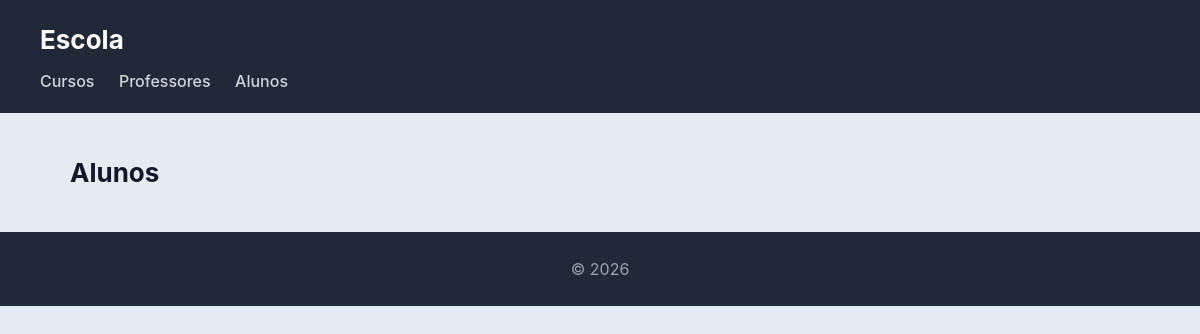
The page /escola/alunos/ on the database as committed earlier.
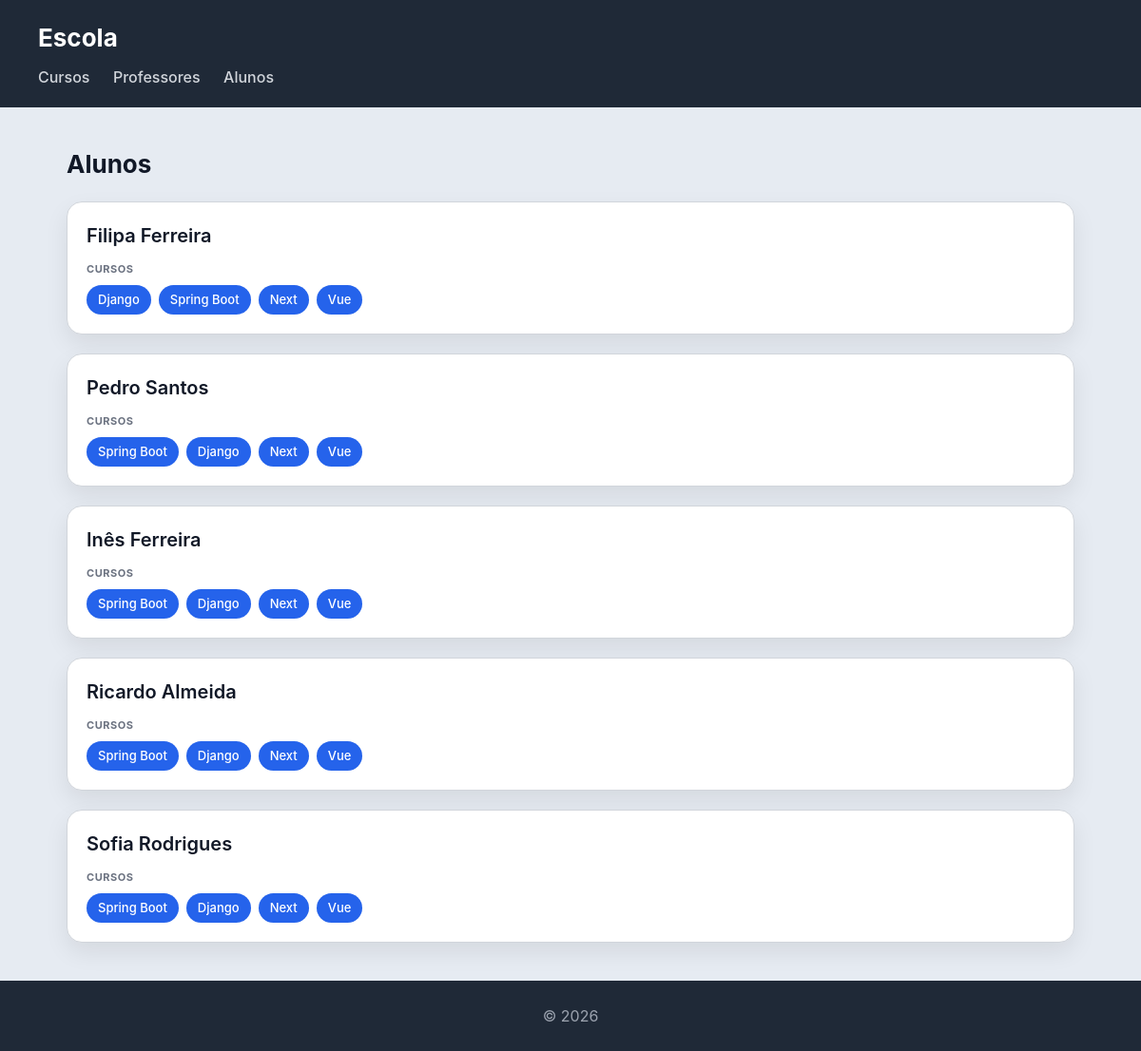
The same page on the database as committed later.
### escola/models.py (models this page shows, shortened)
class Aluno(models.Model):
    nome = models.CharField(max_length=100)
    numero = models.CharField(max_length=20, unique=True)

class Curso(models.Model):
    nome = models.CharField(max_length=100)
    imagem = models.ImageField(upload_to='cursos/')
    professor = models.ForeignKey(Professor, on_delete=models.CASCADE, related_name='cursos')
    alunos = models.ManyToManyField(Aluno, related_name='cursos')

### escola/views.py (the view)
# urls.py: path('alunos/', views.alunos_view, name='alunos'),
def alunos_view(request):
    alunos = Aluno.objects.prefetch_related('cursos').all()
    return render(request, 'escola/alunos.html', {'alunos': alunos})

### escola/templates/escola/alunos.html
{% extends "escola/base.html" %}
{% block content %}
<h2>Alunos</h2>
<section>
    {% for aluno in alunos %}
        <article>
            <header>
                <h3>{{ aluno.nome }}</h3>
            </header>
            <section>
                <h4>Cursos</h4>
                <ul>
                    {% for curso in aluno.cursos.all %}
                        <li>
                            <a href="{% url 'curso' curso.id %}">
                                {{ curso.nome }}
                            </a>
                        </li>
                    {% empty %}
                        <li>Sem cursos</li>
                    {% endfor %}
                </ul>
            </section>
        </article>
    {% endfor %}
</section>
{% endblock %}

Rows that differ between the two databases and show on the page:
added Aluno: nome "Filipa Ferreira"
added Curso: nome "Django"
added Curso: nome "Spring Boot"
added Curso: nome "Next"
added Curso: nome "Vue"
added Aluno: nome "Pedro Santos"
added Aluno: nome "Inês Ferreira"
added Aluno: nome "Ricardo Almeida"
added Aluno: nome "Sofia Rodrigues"
